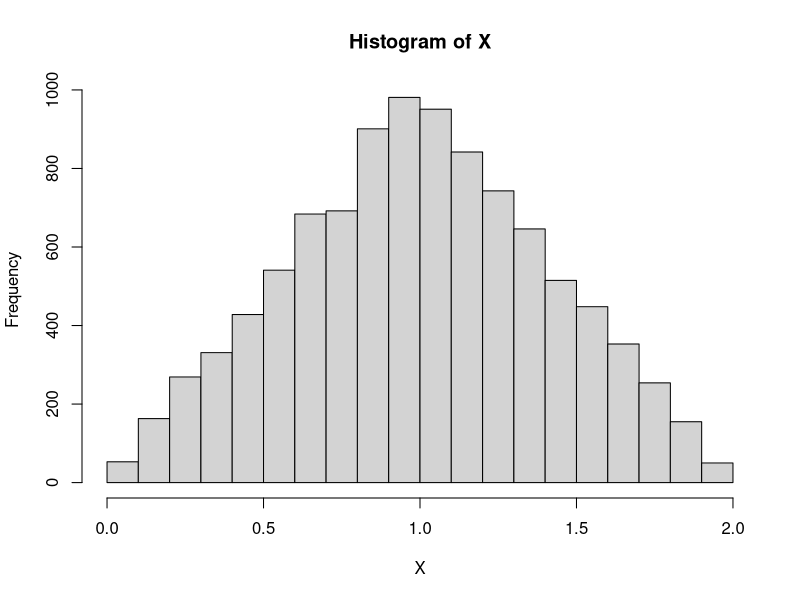

The R script that drew this image:
## ---- chunk 1
# Define the parameters
max_trials <- 10000

# Pick two random values between 0 and 1.
first_value <- runif(max_trials)
second_value <- runif(max_trials)

# Compute X
X <- first_value + second_value

# Create the histogram
hist(X)
